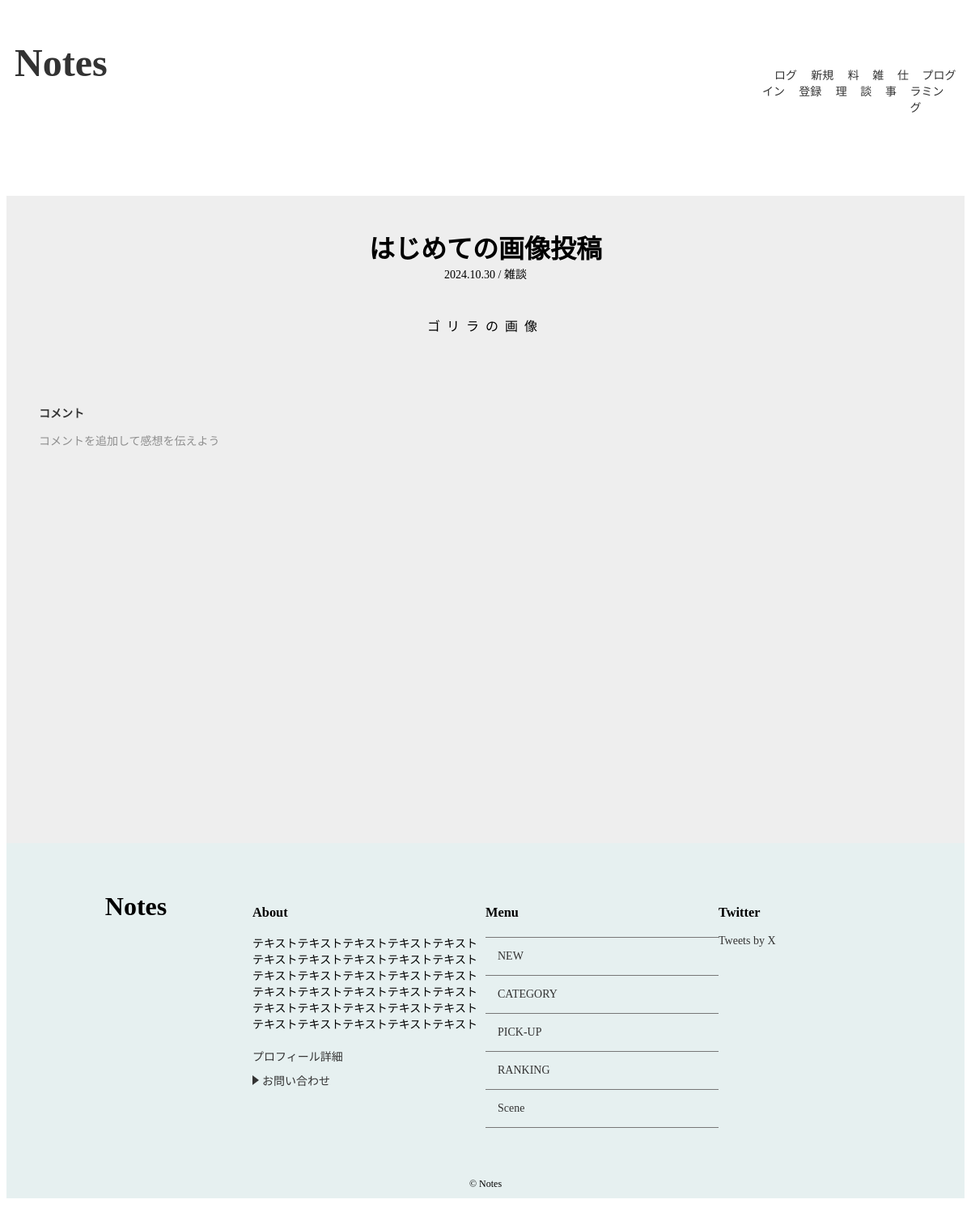
The page /detail/4/ on the database as committed earlier.
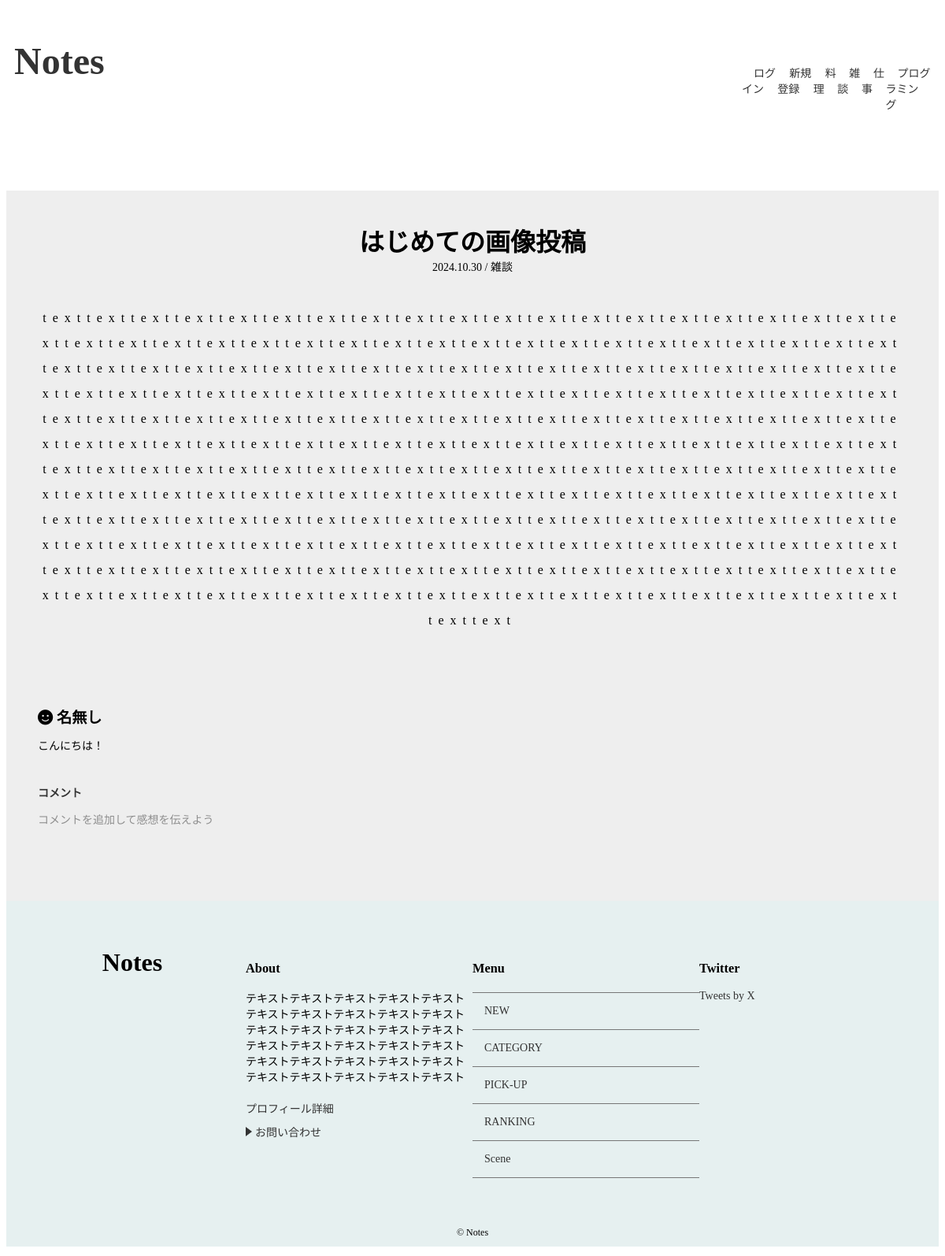
The same page on the database as committed later.
### notes/models.py (models this page shows, shortened)
class Post(models.Model):
    title = models.CharField('タイトル',max_length=255)
    image = models.ImageField(upload_to='images',verbose_name='イメージ画像',null=True, blank=True)
    text = models.TextField('本文')
    author = models.ForeignKey(User, on_delete=models.CASCADE, verbose_name='著者', null=True, blank=True)
    created_at = models.DateTimeField('作成日',default=timezone.now)
    category = models.ForeignKey(Category,verbose_name='カテゴリ',on_delete=models.PROTECT)

class Category(models.Model):
    name = models.CharField('カテゴリ',max_length=30)
    image = models.ImageField(upload_to='category_images/', blank=True,null=True)
    created_at = models.DateField('作成日',default=timezone.now)
    def __str__(self):
        return self.name

class Comment(models.Model):
    name = models.CharField('コメント',max_length=30,default='名無し')
    text = models.TextField('本文')
    post = models.ForeignKey(Post,verbose_name='紐づく記事',on_delete=models.PROTECT)
    created_at = models.DateField('作成日',default=timezone.now)

### notes/views.py (the view)
# urls.py: path('detail/<int:pk>/',views.DetailView.as_view(),name='detail'),
class DetailView(generic.DetailView):
    model = Post

### notes/context_processors.py (called while the page is built)
def common(repuest):
    context = {
        'category_list':Category.objects.all(),
    }
    return context

### notes/templates/notes/post_detail.html
{% extends 'notes/base.html' %}
{% load static %}
{% block extra_css %}
<link rel="stylesheet" href="{% static 'notes/css/detail.css' %}">
{% endblock %}
{% block content %}
{% if post %}
<div id="post-detail-container">
  <div id="post-detail" class="wrapper">
    <div id="post-detail-title">{{ post.title }}</div>
    <div id="post-detail-created_at">
      {{ post.created_at|date:"Y.m.d"}} / {{ post.category }}
    </div>
    <div id="post-detail-text">
      {{ post.text|linebreaksbr }}
    </div>
    {% else %}
    <p>データが見つかりませんでした。</p>
  {% endif %}
  </div>
    <div id="post-detail-comments" class="wrapper">
    {% for comment in post.comment_set.all %}
    <div id="comment-content">
      <div id="comment-name">
        <i class="fa-solid fa-face-smile"></i> {{ comment.name }}
      </div>
      <div id="comment-text">
        {{ comment.text|linebreaksbr }}
      </div>
    </div>
    {% endfor %}
    <div id="comment-btn">
      <a  href="{% url 'notes:comment' post.pk %}">コメント</a>
      <p>コメントを追加して感想を伝えよう</p>
    </div>
  </div>
</div>
{% endblock %}

### notes/templates/notes/base.html (shortened to what this page needs)
<!DOCTYPE html>
<html lang="ja">
<head>
    <link rel="stylesheet" href="https://cdnjs.cloudflare.com/ajax/libs/font-awesome/6.6.0/css/all.min.css">
     {% load static %}
    <link rel="stylesheet" href="{% static 'notes/css/index.css' %}">
    {% block extra_css %}{% endblock %}
</head>
<body>
  <header id="header">
      <div class="site-title wrapper">
        <a href="{% url 'notes:index'%}">Notes</a>
      </div>
      <nav id="navi">
        <ul class="menu">
          {% if user.is_authenticated %}
          <li>
            <p>こんにちは、{{ user.username }} さん</p>
          </li>
          <li>
            <form action="{% url 'notes:logout' %}" method="post">
              {% csrf_token %}
              <button type="submit">ログアウト</button>
            </form>
          </li>
          {% else %}
          <li>
            <a href="{% url 'login' %}">ログイン</a>
          </li>
          <li>
            <a href="{% url 'notes:signup' %}">新規登録</a>
          </li>
          {% endif %}
          <li>
            <a href="#">料理</a>
          </li>
          <li>
            <a href="#">雑談</a>
          </li>
          <li>
            <a href="#">仕事</a>
          </li>
          <li>
            <a href="#">プログラミング</a>
          </li>
        </ul>
      </nav>
  </header>
  {% block content %}
  {% endblock %}
    <footer id="footer">
      <div class="content wrapper">
        <div class="content-top">
          Notes
        </div>
        <section class="item">
          <h3 class="footer-title">About</h3>
          <p>
            テキストテキストテキストテキストテキストテキストテキストテキストテキストテキスト
            テキストテキストテキストテキストテキストテキストテキストテキストテキストテキスト
            テキストテキストテキストテキストテキストテキストテキストテキストテキストテキスト
          </p>
          <ul class="about-list">
            <li><a href="#" class="{% url 'notes:about' %}">プロフィール詳細</a></li>
            <li><a href="{% url 'notes:contact_form' %}" class="arrow">お問い合わせ</a></li>
          </ul>
        </section>
        <section class="item">
          <h3 class="footer-title">Menu</h3>
          <ul class="menu-list">
            <li><a href="#main-container">NEW</a></li>
            <li><a href="#category-container">CATEGORY</a></li>
            <li><a href="#pick-up-container">PICK-UP</a></li>
            <li><a href="#ranking-container">RANKING</a></li>
            <li><a href="#scene-container">Scene</a></li>
          </ul>
        </section>
        <section class="item">
          <h3 class="footer-title">Twitter</h3>
          <a class="twitter-timeline" data-height="315" href="https://twitter.com/X?ref_src=twsrc%5Etfw">Tweets by X</a>
        </section>
      </div>
      <p class="copyright">&copy Notes</p>
    </footer>
</body>
</html>

### notes/static/notes/css/index.css (style rules this page uses)
* { box-sizing: border-box; }
html { font-size: 100%; scroll-behavior: smooth; }
body { font-size: 0.875rem; background-color: #ffffff; }
a { color: #333; text-decoration: none; transform: all 0.5s; }
li { list-style: none }
.wrapper { max-width: 1200px; margin: 0 auto; padding: 0 0; }
.site-title { font-size: 2rem; }
#header { display: flex; justify-content: space-between; width: 100%; margin-top: 30px; margin-bottom: 30px; }
#header .site-title { text-align: left; font-size: 2rem; font-weight: bold; margin-left: 10px; }
#navi { position: relative; }
.menu { list-style: none; padding: 0; margin: 0; position: fixed; top: 0; right: 0; height: 100%; width: 250px; background-color: #f8f8f8; transform: translateX(100%); transition: transform 0.3s ease; display: flex; flex-direction: column; gap: 1rem; padding-top: 2rem; }
.menu a { text-decoration: none; color: #333; padding: 10px 20px; }
#footer { font-size: 0.875rem; background-color: #e6f0f0; }
#footer .item { margin-bottom: 20px; width: 100%; }
footer { padding-top: 60px; }
#footer .content { display: flex; justify-content: space-between; flex-direction: column; align-items: flex-start; padding: 0 1rem; }
.content-top { display: inline-block; width: 100%; text-align: center; font-size: 2rem; font-weight: bold; }
#footer ul.about-list { margin: 20px 0; padding: 0; }
#footer ul.about-list li { margin-bottom: 10px; }
#footer ul.about-list .arrow { position: relative; display: inline-block; padding-left: 12px; color: #333; }
#footer ul.about-list .arrow::before { content: ''; width: 0; height: 0; border-style: solid; border-width: 6px 0 6px 8px; border-color: transparent transparent transparent #333; position: absolute; top: 50%; left: 0; margin-top: -6px; }
#footer ul.menu-list { border-bottom: 1px solid #777; margin: 20px 0; padding: 0; }
#footer ul.menu-list li { border-top: 1px solid #777; padding: 15px; }
#footer .copyright { font-size: 0.750rem; text-align: center; padding: 10px 0; }
@media (min-width: 768px) { #header { margin-top: 50px; margin-bottom: 100px; } }
@media (min-width: 768px) { #header .site-title { font-size: 3rem; } }
@media (min-width: 768px) { #footer .content { flex-direction: row; justify-content: space-between; } }
@media (min-width: 768px) { .menu { display: flex; flex-direction: row; position: static; transform: none; height: auto; background-color: transparent; gap: 0; } }
@media (min-width: 768px) { .menu a { padding: 0 15px; } }
@media (min-width: 768px) { #post-detail-title { font-size: 1.5rem; } }
@media (min-width: 768px) { #post-detail-text { padding: 20px; } }

### notes/static/notes/css/detail.css (style rules this page uses)
#post-detail-container { max-width: 100%; background-color: #eeeeee; padding-top: 40px; padding-bottom: 40px; margin: 0 auto; min-height: 100vh; }
#post-detail { text-align: center; }
#post-detail-title { font-size: 2rem; font-weight: bold; }
#post-detail-text { max-width: 100%; padding: 40px 40px; box-sizing: border-box; word-wrap: break-word; font-size: 1rem; letter-spacing: 0.5em; line-height: 2; }
#post-detail-comments { padding: 40px 40px; }
#comment-content { margin-bottom: 40px; }
#comment-name { font-size: 1.2rem; font-weight: bold; padding: 12px 0 ; }
#comment-btn a { font-weight: bold; }
#comment-btn p { opacity: 0.4; }

Rows that differ between the two databases and show on the page:
changed Post "はじめての画像投稿": text "ゴリラの画像" → "texttexttexttexttexttexttexttexttexttexttexttexttexttexttexttexttexttexttexttexttexttexttexttexttexttexttexttexttexttexttexttexttexttexttexttexttexttexttexttexttexttexttexttexttexttexttexttexttexttexttexttexttexttexttexttexttexttexttexttexttexttexttexttexttexttexttexttexttexttexttexttexttexttexttexttexttexttexttexttexttexttexttexttexttexttexttexttexttexttexttexttexttexttexttexttexttexttexttexttexttexttexttexttexttexttexttexttexttexttexttexttexttexttexttexttexttexttexttexttexttexttexttexttexttexttexttexttexttexttexttexttexttexttexttexttexttexttexttexttexttexttexttexttexttexttexttexttexttexttexttexttexttexttexttexttexttexttexttexttexttexttexttexttexttexttexttexttexttexttexttexttexttexttexttext…"
added Comment: name "名無し", text "こんにちは！"
